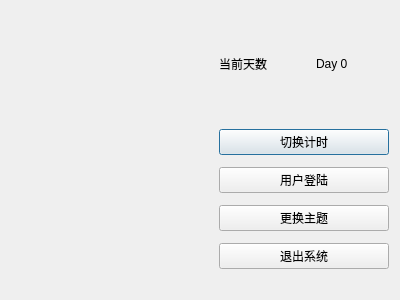
<?xml version="1.0" encoding="UTF-8"?>
<ui version="4.0">
 <class>DMain1</class>
 <widget class="QDialog" name="DMain1">
  <property name="geometry">
   <rect>
    <x>0</x>
    <y>0</y>
    <width>400</width>
    <height>300</height>
   </rect>
  </property>
  <property name="windowTitle">
   <string>图书管理系统</string>
  </property>
  <layout class="QGridLayout" name="gridLayout">
   <item row="0" column="0">
    <layout class="QHBoxLayout" name="horizontalLayout_2">
     <item>
      <layout class="QVBoxLayout" name="verticalLayout_2">
       <item>
        <spacer name="horizontalSpacer_3">
         <property name="orientation">
          <enum>Qt::Horizontal</enum>
         </property>
         <property name="sizeHint" stdset="0">
          <size>
           <width>40</width>
           <height>20</height>
          </size>
         </property>
        </spacer>
       </item>
       <item>
        <spacer name="verticalSpacer_2">
         <property name="orientation">
          <enum>Qt::Vertical</enum>
         </property>
         <property name="sizeHint" stdset="0">
          <size>
           <width>20</width>
           <height>40</height>
          </size>
         </property>
        </spacer>
       </item>
       <item>
        <spacer name="verticalSpacer">
         <property name="orientation">
          <enum>Qt::Vertical</enum>
         </property>
         <property name="sizeHint" stdset="0">
          <size>
           <width>20</width>
           <height>40</height>
          </size>
         </property>
        </spacer>
       </item>
       <item>
        <spacer name="horizontalSpacer">
         <property name="orientation">
          <enum>Qt::Horizontal</enum>
         </property>
         <property name="sizeType">
          <enum>QSizePolicy::Expanding</enum>
         </property>
         <property name="sizeHint" stdset="0">
          <size>
           <width>200</width>
           <height>20</height>
          </size>
         </property>
        </spacer>
       </item>
      </layout>
     </item>
     <item>
      <layout class="QVBoxLayout" name="verticalLayout">
       <property name="spacing">
        <number>12</number>
       </property>
       <item>
        <layout class="QHBoxLayout" name="horizontalLayout" stretch="0,0">
         <property name="spacing">
          <number>24</number>
         </property>
         <property name="sizeConstraint">
          <enum>QLayout::SetDefaultConstraint</enum>
         </property>
         <property name="bottomMargin">
          <number>0</number>
         </property>
         <item>
          <widget class="QLabel" name="label_nouse">
           <property name="text">
            <string>当前天数</string>
           </property>
          </widget>
         </item>
         <item>
          <widget class="QLabel" name="label_Day">
           <property name="text">
            <string>Day 0</string>
           </property>
          </widget>
         </item>
        </layout>
       </item>
       <item>
        <widget class="QPushButton" name="pushButton_Change">
         <property name="text">
          <string>切换计时</string>
         </property>
        </widget>
       </item>
       <item>
        <widget class="QPushButton" name="pushButton_Login">
         <property name="text">
          <string>用户登陆</string>
         </property>
        </widget>
       </item>
       <item>
        <widget class="QPushButton" name="pushButton_Theme">
         <property name="text">
          <string>更换主题</string>
         </property>
        </widget>
       </item>
       <item>
        <widget class="QPushButton" name="pushButton_Quit">
         <property name="text">
          <string>退出系统</string>
         </property>
        </widget>
       </item>
       <item>
        <spacer name="horizontalSpacer_2">
         <property name="orientation">
          <enum>Qt::Horizontal</enum>
         </property>
         <property name="sizeType">
          <enum>QSizePolicy::Minimum</enum>
         </property>
         <property name="sizeHint" stdset="0">
          <size>
           <width>170</width>
           <height>20</height>
          </size>
         </property>
        </spacer>
       </item>
      </layout>
     </item>
    </layout>
   </item>
  </layout>
 </widget>
 <layoutdefault spacing="6" margin="11"/>
 <resources/>
 <connections/>
</ui>
